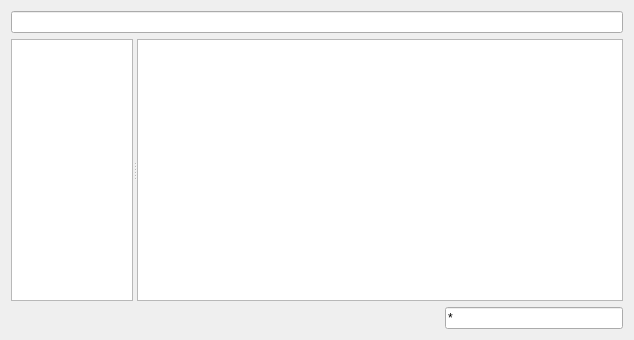
<?xml version="1.0" encoding="UTF-8"?>
<ui version="4.0">
 <class>fileBrowser</class>
 <widget class="QWidget" name="fileBrowser">
  <property name="geometry">
   <rect>
    <x>0</x>
    <y>0</y>
    <width>634</width>
    <height>340</height>
   </rect>
  </property>
  <property name="windowTitle">
   <string>Form</string>
  </property>
  <layout class="QGridLayout" name="gridLayout">
   <item row="0" column="0" colspan="2">
    <widget class="QLineEdit" name="lineEdit"/>
   </item>
   <item row="1" column="0" colspan="2">
    <widget class="QSplitter" name="splitter">
     <property name="orientation">
      <enum>Qt::Horizontal</enum>
     </property>
     <property name="childrenCollapsible">
      <bool>false</bool>
     </property>
     <widget class="QTreeView" name="treeView">
      <property name="sizePolicy">
       <sizepolicy hsizetype="Expanding" vsizetype="Expanding">
        <horstretch>1</horstretch>
        <verstretch>0</verstretch>
       </sizepolicy>
      </property>
     </widget>
     <widget class="QListView" name="listView">
      <property name="sizePolicy">
       <sizepolicy hsizetype="Expanding" vsizetype="Expanding">
        <horstretch>4</horstretch>
        <verstretch>0</verstretch>
       </sizepolicy>
      </property>
     </widget>
    </widget>
   </item>
   <item row="2" column="0">
    <spacer name="horizontalSpacer">
     <property name="orientation">
      <enum>Qt::Horizontal</enum>
     </property>
     <property name="sizeHint" stdset="0">
      <size>
       <width>428</width>
       <height>20</height>
      </size>
     </property>
    </spacer>
   </item>
   <item row="2" column="1">
    <widget class="QLineEdit" name="lineEdit_2">
     <property name="text">
      <string>*</string>
     </property>
    </widget>
   </item>
  </layout>
 </widget>
 <resources/>
 <connections/>
</ui>
